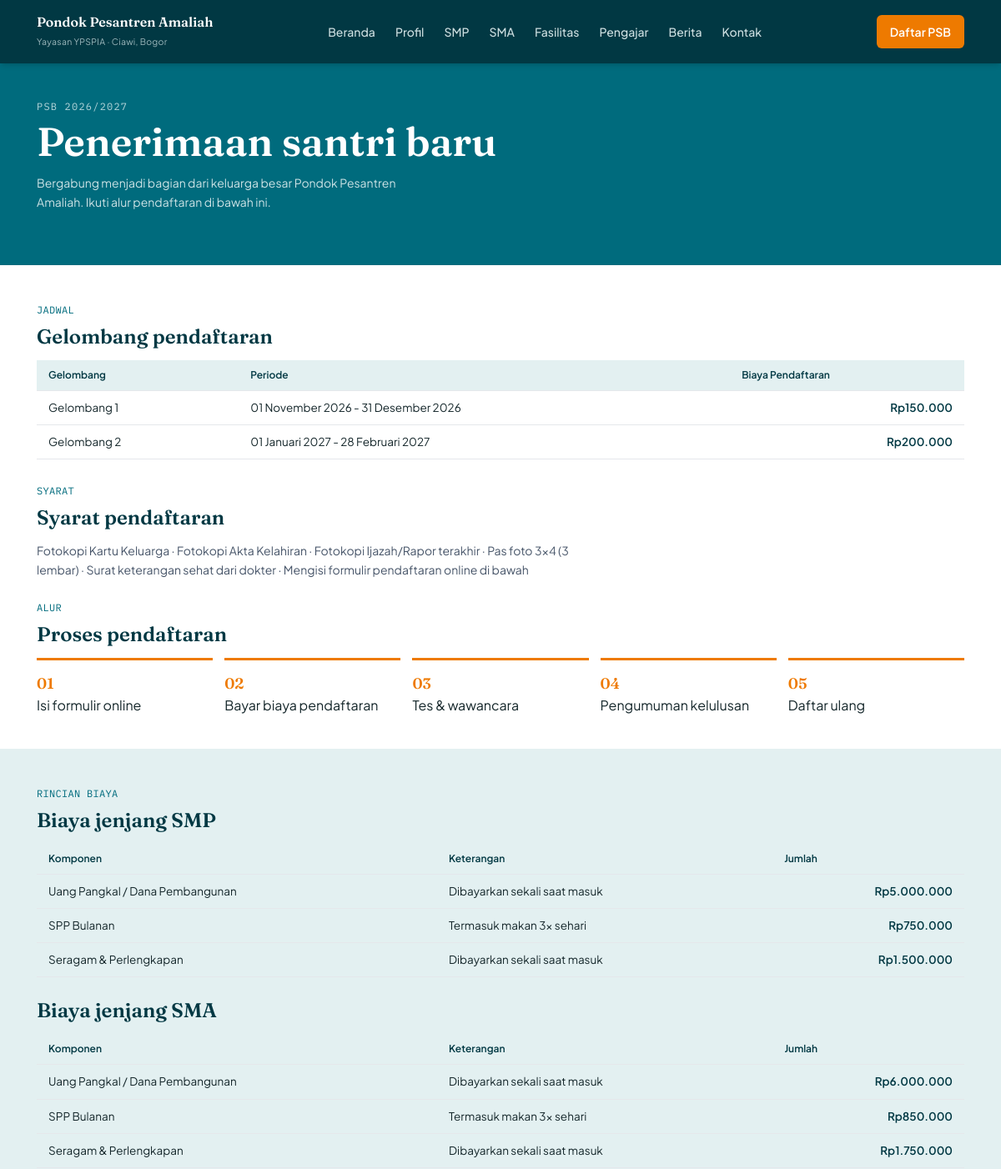
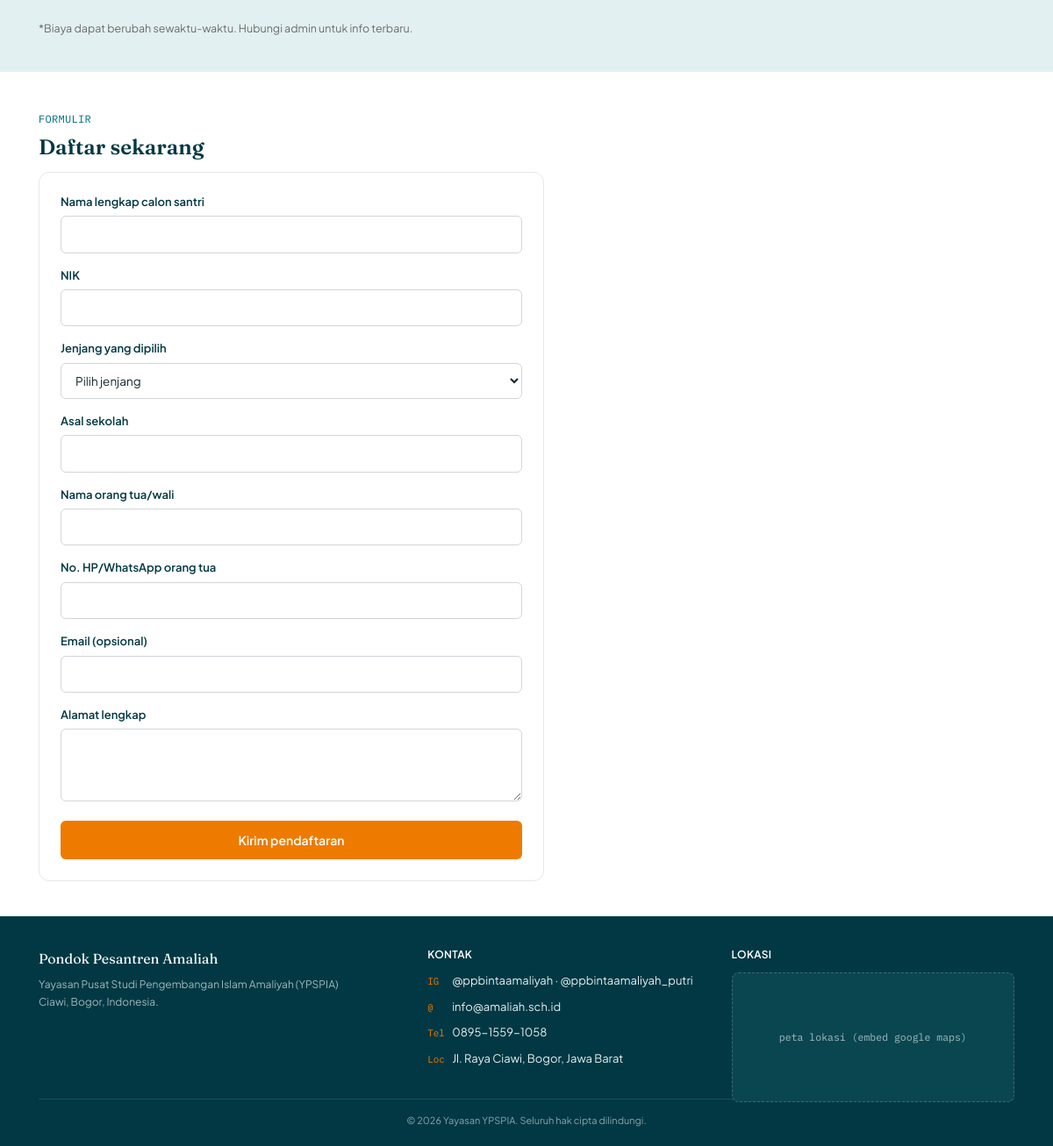
Screenshot of /pages/psb.php with the database file from the repository (2 pictures, top to bottom).
### tables this page shows
CREATE TABLE ppdb_gelombang (
    id INT AUTO_INCREMENT PRIMARY KEY,
    nama_gelombang VARCHAR(100),
    tanggal_mulai DATE,
    tanggal_selesai DATE,
    biaya_pendaftaran DECIMAL(12,0)
);

CREATE TABLE ppdb_biaya (
    id INT AUTO_INCREMENT PRIMARY KEY,
    jenjang ENUM('smp','sma') NOT NULL,
    komponen VARCHAR(150) NOT NULL,
    jumlah DECIMAL(12,0) NOT NULL,
    keterangan VARCHAR(255),
    urutan INT DEFAULT 0
);

### includes/functions.php (called while the page is built, shortened)
<?php
function e($string) {
    return htmlspecialchars($string ?? '', ENT_QUOTES, 'UTF-8');
}
function rupiah($angka) {
    return 'Rp' . number_format((float)$angka, 0, ',', '.');
}
function tanggal_indo($tanggal) {
    $bulan = [
        1=>'Januari',2=>'Februari',3=>'Maret',4=>'April',5=>'Mei',6=>'Juni',
        7=>'Juli',8=>'Agustus',9=>'September',10=>'Oktober',11=>'November',12=>'Desember'
    ];
    $ts = strtotime($tanggal);
    return date('d', $ts) . ' ' . $bulan[(int)date('n', $ts)] . ' ' . date('Y', $ts);
}

### pages/psb.php (the view, shortened to what this page needs)
<?php
require_once __DIR__ . '/../includes/config.php';
require_once __DIR__ . '/../includes/functions.php';
$gelombang = $pdo->query("SELECT * FROM ppdb_gelombang ORDER BY tanggal_mulai ASC")->fetchAll(PDO::FETCH_ASSOC);
$biaya_smp = $pdo->query("SELECT * FROM ppdb_biaya WHERE jenjang='smp' ORDER BY urutan ASC")->fetchAll(PDO::FETCH_ASSOC);
$biaya_sma = $pdo->query("SELECT * FROM ppdb_biaya WHERE jenjang='sma' ORDER BY urutan ASC")->fetchAll(PDO::FETCH_ASSOC);
include __DIR__ . '/../includes/header.php';
?>
<section class="hero" data-aos="fade-in" style="padding-bottom:40px;">
  <div class="hero-inner">
    <div class="hero-eyebrow">PSB <?= date('Y') ?>/<?= date('Y')+1 ?></div>
    <h1>Penerimaan santri baru</h1>
    <p>Bergabung menjadi bagian dari keluarga besar Pondok Pesantren Amaliah. Ikuti alur pendaftaran di bawah ini.</p>
  </div>
</section>
<section class="section">
  <div class="container">
    <div class="eyebrow">Jadwal</div>
    <h2>Gelombang pendaftaran</h2>
    <table class="tabel-biaya">
      <tr><th>Gelombang</th><th>Periode</th><th>Biaya Pendaftaran</th></tr>
      <?php foreach ($gelombang as $g): ?>
      <tr>
        <td><?= e($g['nama_gelombang']) ?></td>
        <td><?= tanggal_indo($g['tanggal_mulai']) ?> - <?= tanggal_indo($g['tanggal_selesai']) ?></td>
        <td class="jumlah"><?= rupiah($g['biaya_pendaftaran']) ?></td>
      </tr>
      <?php endforeach; ?>
    </table>
    <div class="eyebrow">Syarat</div>
    <h2>Syarat pendaftaran</h2>
    <p class="desc">
      Fotokopi Kartu Keluarga &middot; Fotokopi Akta Kelahiran &middot; Fotokopi Ijazah/Rapor terakhir &middot;
      Pas foto 3x4 (3 lembar) &middot; Surat keterangan sehat dari dokter &middot; Mengisi formulir pendaftaran online di bawah
    </p>
    <div class="eyebrow">Alur</div>
    <h2>Proses pendaftaran</h2>
    <div class="alur-list">
      <div class="alur-item" data-aos="fade-up"><div><div class="alur-num">01</div><div>Isi formulir online</div></div></div>
      <div class="alur-item" data-aos="fade-up"><div><div class="alur-num">02</div><div>Bayar biaya pendaftaran</div></div></div>
      <div class="alur-item" data-aos="fade-up"><div><div class="alur-num">03</div><div>Tes &amp; wawancara</div></div></div>
      <div class="alur-item" data-aos="fade-up"><div><div class="alur-num">04</div><div>Pengumuman kelulusan</div></div></div>
      <div class="alur-item" data-aos="fade-up"><div><div class="alur-num">05</div><div>Daftar ulang</div></div></div>
    </div>
  </div>
</section>
<section class="section section-tint">
  <div class="container">
    <div class="eyebrow">Rincian biaya</div>
    <h2>Biaya jenjang SMP</h2>
    <table class="tabel-biaya">
      <tr><th>Komponen</th><th>Keterangan</th><th>Jumlah</th></tr>
      <?php foreach ($biaya_smp as $b): ?>
      <tr><td><?= e($b['komponen']) ?></td><td><?= e($b['keterangan']) ?></td><td class="jumlah"><?= rupiah($b['jumlah']) ?></td></tr>
      <?php endforeach; ?>
    </table>
    <h2>Biaya jenjang SMA</h2>
    <table class="tabel-biaya">
      <tr><th>Komponen</th><th>Keterangan</th><th>Jumlah</th></tr>
      <?php foreach ($biaya_sma as $b): ?>
      <tr><td><?= e($b['komponen']) ?></td><td><?= e($b['keterangan']) ?></td><td class="jumlah"><?= rupiah($b['jumlah']) ?></td></tr>
      <?php endforeach; ?>
    </table>
    <p style="font-size:12.5px; color:#6a6a6a;">*Biaya dapat berubah sewaktu-waktu. Hubungi admin untuk info terbaru.</p>
  </div>
</section>
<section class="section">
  <div class="container">
    <div class="eyebrow">Formulir</div>
    <h2>Daftar sekarang</h2>
    <form class="form-box" data-aos="fade-up" action="<?= BASE_URL ?>/pages/psb-proses.php" method="POST">
      <div class="form-group">
        <label for="nama_lengkap">Nama lengkap calon santri</label>
        <input type="text" id="nama_lengkap" name="nama_lengkap" required>
      </div>
      <div class="form-group">
        <label for="nik">NIK</label>
        <input type="text" id="nik" name="nik" maxlength="16">
      </div>
      <div class="form-group">
        <label for="jenjang_pilihan">Jenjang yang dipilih</label>
        <select id="jenjang_pilihan" name="jenjang_pilihan" required>
          <option value="">Pilih jenjang</option>
        </select>
      </div>
      <div class="form-group">
        <label for="asal_sekolah">Asal sekolah</label>
        <input type="text" id="asal_sekolah" name="asal_sekolah">
      </div>
      <div class="form-group">
        <label for="nama_ortu">Nama orang tua/wali</label>
        <input type="text" id="nama_ortu" name="nama_ortu" required>
      </div>
      <div class="form-group">
        <label for="no_hp">No. HP/WhatsApp orang tua</label>
        <input type="text" id="no_hp" name="no_hp" required>
      </div>
      <div class="form-group">
        <label for="email">Email (opsional)</label>
        <input type="email" id="email" name="email">
      </div>
      <div class="form-group">
        <label for="alamat">Alamat lengkap</label>
        <textarea id="alamat" name="alamat" rows="3"></textarea>
      </div>
      <button type="submit" class="btn-primary" style="width:100%;">Kirim pendaftaran</button>
    </form>
  </div>
</section>
<?php include __DIR__ . '/../includes/footer.php'; ?>

### rows the page displays
ppdb_gelombang: nama_gelombang "Gelombang 1", tanggal_mulai "01 November 2026", tanggal_selesai "31 Desember 2026", biaya_pendaftaran "Rp150.000"
ppdb_gelombang: nama_gelombang "Gelombang 2", tanggal_mulai "01 Januari 2027", tanggal_selesai "28 Februari 2027", biaya_pendaftaran "Rp200.000"
ppdb_biaya: komponen "Uang Pangkal / Dana Pembangunan", keterangan "Dibayarkan sekali saat masuk", jumlah "Rp5.000.000"
ppdb_biaya: komponen "SPP Bulanan", keterangan "Termasuk makan 3x sehari", jumlah "Rp750.000"
ppdb_biaya: komponen "Seragam & Perlengkapan", keterangan "Dibayarkan sekali saat masuk", jumlah "Rp1.500.000"
ppdb_biaya: komponen "Uang Pangkal / Dana Pembangunan", keterangan "Dibayarkan sekali saat masuk", jumlah "Rp6.000.000"
ppdb_biaya: komponen "SPP Bulanan", keterangan "Termasuk makan 3x sehari", jumlah "Rp850.000"
ppdb_biaya: komponen "Seragam & Perlengkapan", keterangan "Dibayarkan sekali saat masuk", jumlah "Rp1.750.000"

### other values shown
$site['yayasan'] "Yayasan Pusat Studi Pengembangan Islam Amaliyah (YPSPIA)"
$site['ig_putra'] "@ppbintaamaliyah"
$site['ig_putri'] "@ppbintaamaliyah_putri"
$site['email'] "info@amaliah.sch.id"
$site['telepon'] "0895-1559-1058"
$site['alamat'] "Jl. Raya Ciawi, Bogor, Jawa Barat"
